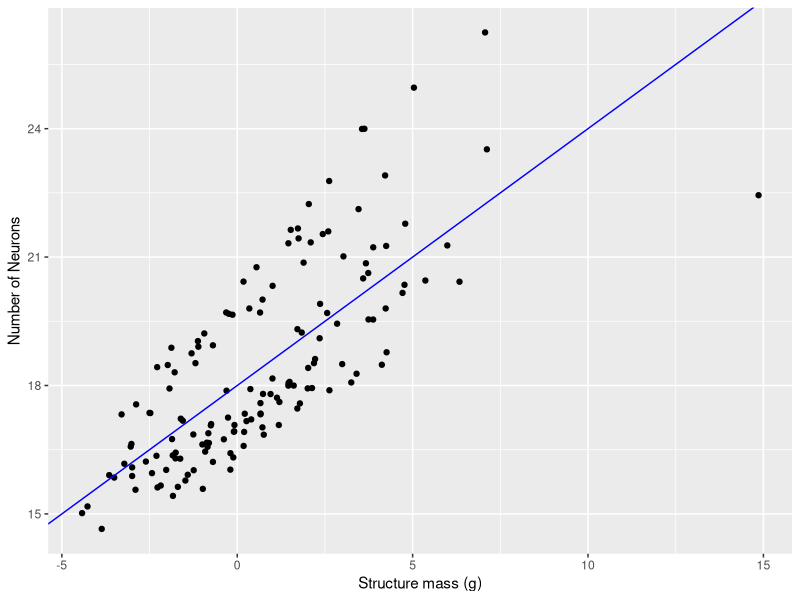

Recreate this plot in R.
## ---- chunk 1
knitr::opts_chunk$set(echo = TRUE)
library(ggplot2)
library(magrittr)
library(gdata)

## ---- chunk 2
hh <- read.csv("../data/cleaned/herculano-houtzel-all.csv")
## ---- chunk 3

#define reg_func for abline

reg_func <- lm(log(N_neurons) ~ log(Mass_g), data = hh)
coeff = coefficients(reg_func)
slp = round(coeff[2],1)
inp = round(coeff[1],1)

#equation of the regression line

eq = paste0("y = ", slp, "*x + ", inp)
## ---- chunk 4

#plot the data
hh %>%
    ggplot() +
    aes(x = log(Mass_g), y = log(N_neurons)) +
    labs(x = "Structure mass (g)", y = "Number of Neurons") +
    geom_point() +
    geom_abline(intercept = inp, slope = slp, color = "blue", size = 0.5)

# dataplot + stat_smooth(method="lm", se=FALSE) --> smooth line

#Another way of plotting graph

# lm_func = lm(log(N_neurons) ~ log(Mass_g), data = hh)
# plot(log(N_neurons) ~ log(Mass_g), data=hh, main="Neurons vs mass") + abline(lm_func, col="red")

## ---- chunk 5

centerText(eq)
